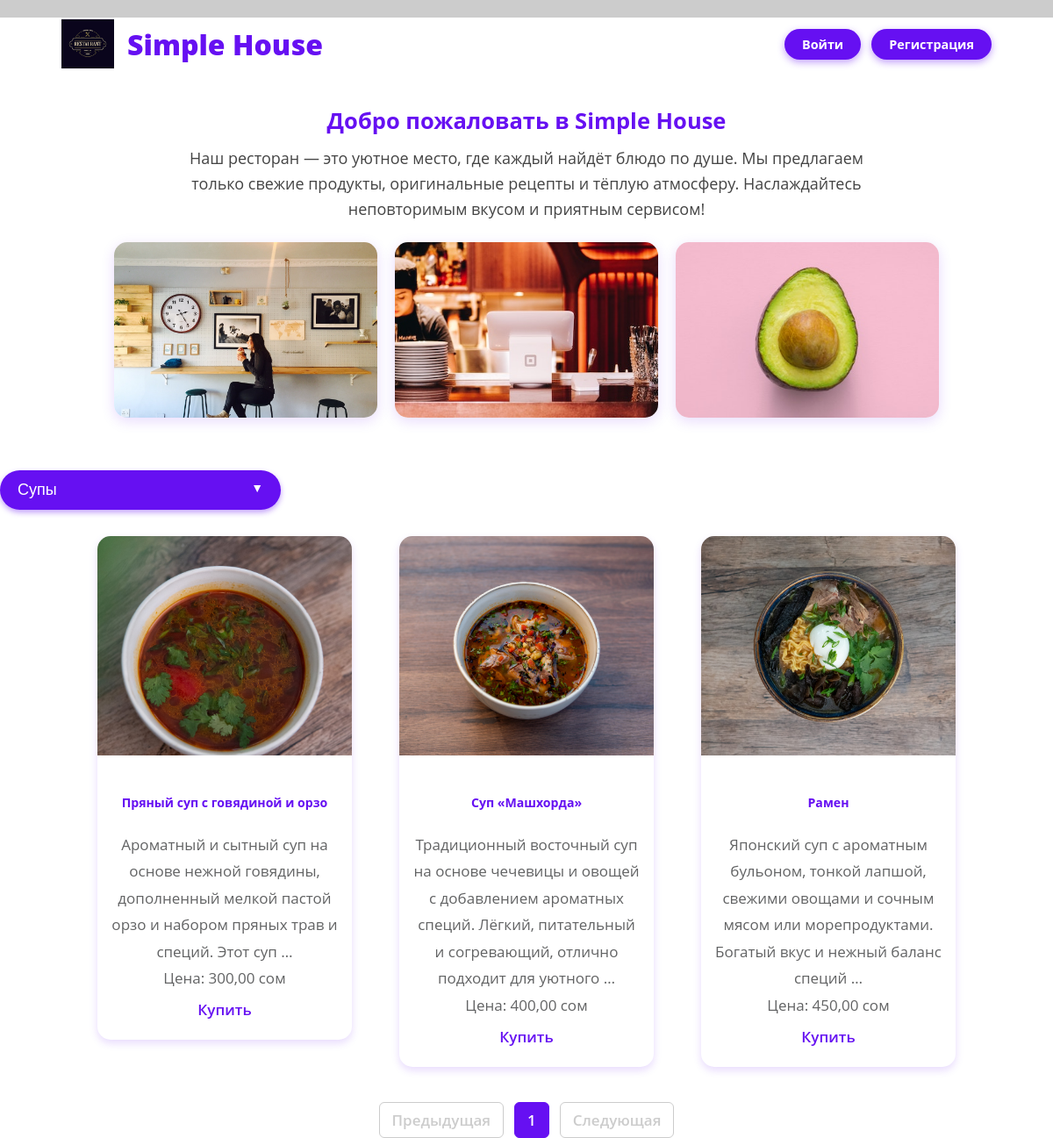
/dishes/dishes/syp/, run on the app's committed database.
### dishes/models.py (models this page shows, shortened)
class Category(models.Model):
    name = models.CharField(max_length=100, unique=True)
    slug = models.SlugField(max_length=100, unique=True)

class Dish(models.Model):
    title = models.CharField(max_length=100)
    category = models.ForeignKey(Category, on_delete=models.CASCADE, related_name='dishes')
    image = models.ImageField(upload_to='dishes_image/', null=True, blank=True)
    description = models.TextField()
    price = models.DecimalField(max_digits=8, decimal_places=2)
    is_available = models.BooleanField(default=True)

### dishes/views.py (the view)
def get_index(request, category_slug=None):
    categories = Category.objects.all()
    category = None
    dishes = Dish.objects.all()
    if category_slug:
        category = get_object_or_404(Category, slug=category_slug)
        dishes = dishes.filter(category=category)
    paginator = Paginator(dishes, 3)  # например, по 6 блюд на страницу
    page_number = request.GET.get('page')
    page_obj = paginator.get_page(page_number)
    context = {
        'categories': categories,
        'category': category,
        'page_obj': page_obj,
    }
    return render(request, 'dishes/index.html', context)

### dishes/templates/dishes/index.html (shortened to what this page needs)
{% load static %}
<!DOCTYPE html>
<html lang="ru">
<head>
  <link href="{% static 'css/templatemo-style.css' %}" rel="stylesheet" />
</head>
<body>
  <div class="container">
    <header>
      <img src="{% static 'img/simple-house-logo.png' %}" alt="Логотип Simple House" class="logo" />
      <h1>Simple House</h1>
      <div class="auth-buttons">
        {% if request.user.is_authenticated %}
          <a href="{% url 'logout' %}">Выйти</a>
        {% else %}
          <a href="{% url 'login' %}">Войти</a>
          <a href="{% url 'register' %}">Регистрация</a>
        {% endif %}
      </div>
    </header>
    <section class="about-section" aria-label="О ресторане">
      <h2>Добро пожаловать в Simple House</h2>
      <p>
        Наш ресторан — это уютное место, где каждый найдёт блюдо по душе. Мы предлагаем только свежие продукты,
        оригинальные рецепты и тёплую атмосферу. Наслаждайтесь неповторимым вкусом и приятным сервисом!
      </p>
      <div class="about-images">
        <img src="{% static 'img/about-05.jpg' %}" alt="Интерьер ресторана Simple House" />
        <img src="{% static 'img/about-06.jpg' %}" alt="Блюда Simple House" />
        <img src="{% static 'img/img-01.jpg' %}" alt="Довольные гости в Simple House" />
      </div>
    </section>
    <div class="dropdown" id="categoryDropdown">
      <button onclick="toggleDropdown()" class="dropdown-btn" id="dropdownBtn" aria-haspopup="true" aria-expanded="false"
        aria-controls="dropdownMenu">
        {% if category %}
          {{ category.name }}
        {% else %}
          Все категории
        {% endif %}
      </button>
    </div>
    <section class="dishes-section py-5 bg-light" aria-label="Меню блюд">
      <div class="row" style="gap: 24px; display: flex; flex-wrap: wrap; justify-content: center;">
        {% for dish in page_obj %}
          <div class="col-md-4" style="flex: 1 0 300px; max-width: 320px;">
            <div class="card h-100">
              {% if dish.image %}
                <img src="{{ dish.image.url }}" alt="{{ dish.title }}" class="card-img-top" />
              {% else %}
                <img src="{% static 'img/default-dish.jpg' %}" alt="Изображение отсутствует" class="card-img-top" />
              {% endif %}
              <div class="card-body d-flex flex-column justify-content-between" style="padding: 15px;">
                <div>
                  <h5 class="card-title text-center">{{ dish.title }}</h5>
                  <p class="card-text text-muted text-center">{{ dish.description|truncatewords:20 }}</p>
                </div>
                <div class="mt-3 text-center">
                  <p class="fs-5 fw-semibold text-success mb-3">Цена: {{ dish.price }} сом</p>
                  <a href="{% url 'dishes_detail' dish.id %}" class="btn btn-outline-primary rounded-pill px-4 py-2">Купить</a>
                </div>
              </div>
            </div>
          </div>
        {% empty %}
          <p style="text-align: center; color: #666; font-size: 18px;">Блюд пока что нет :(</p>
        {% endfor %}
      </div>
      <nav aria-label="Навигация по страницам" style="margin-top: 40px;">
        <ul class="pagination">
          {% if page_obj.has_previous %}
            <li>
              <a href="?page={{ page_obj.previous_page_number }}{% if category %}&category={{ category.slug }}{% endif %}">Предыдущая</a>
            </li>
          {% else %}
            <li class="disabled"><span>Предыдущая</span></li>
          {% endif %}
          {% for num in page_obj.paginator.page_range %}
            {% if page_obj.number == num %}
              <li class="active"><span>{{ num }}</span></li>
            {% else %}
              <li><a href="?page={{ num }}{% if category %}&category={{ category.slug }}{% endif %}">{{ num }}</a></li>
            {% endif %}
          {% endfor %}
          {% if page_obj.has_next %}
            <li>
              <a href="?page={{ page_obj.next_page_number }}{% if category %}&category={{ category.slug }}{% endif %}">Следующая</a>
            </li>
          {% else %}
            <li class="disabled"><span>Следующая</span></li>
          {% endif %}
        </ul>
      </nav>
    </section>
  </div>
</body>
</html>

### dishes/static/css/templatemo-style.css (style rules this page uses)
ul, nav, body, h1, h2, h4, h6, p, figure { margin: 0; padding: 0; }
a, button { transition: all 0.3s ease; }
html { box-sizing: border-box; -ms-overflow-style: scrollbar; }
*, *::before, *::after { box-sizing: inherit; }
.container { width: 100%; max-width: 1200px; margin-right: auto; margin-left: auto; }
.row { display: -ms-flexbox; display: flex; -ms-flex-wrap: wrap; flex-wrap: wrap; margin-left: -15px; margin-right: -15px; }
.col-lg-3, .col-lg-4, .col-lg-6, .col-md-4, .col-md-6, .col-sm-6, .col-12 { position: relative; width: 100%; padding-right: 15px; padding-left: 15px; }
@media (min-width: 768px) { .col-md-4 { -ms-flex: 0 0 33.333333%; flex: 0 0 33.333333%; max-width: 33.333333%; } }
.text-center { text-align: center; }
body { font-family: 'Open Sans', Arial, sans-serif; font-size: 17px; background-color: #ccc; overflow-x: hidden; }
.container { background-color: white; }
p, address { color: #626364; line-height: 1.8; }

### dishes/templates/dishes/index.html (style rules this page uses)
.dropdown { position: relative; display: inline-block; margin: 40px auto 30px; max-width: 320px; width: 100%; }
.dropdown-btn { background-color: #6610f2; color: white; padding: 12px 20px; font-size: 18px; border: none; border-radius: 25px; cursor: pointer; user-select: none; width: 100%; text-align: left; box-shadow: 0 3px 6px rgba(102, 16, 242, 0.4); transition: background-color 0.3s; }
.dropdown-btn:after { content: " ▼"; font-size: 14px; float: right; margin-left: 10px; }
.card { box-shadow: 0 4px 10px rgb(102 16 242 / 0.15); border-radius: 15px; overflow: hidden; transition: transform 0.2s; }
.card-img-top { height: 250px; object-fit: cover; width: 100%; }
.card-title { color: #6610f2; font-weight: 700; }
.btn-outline-primary { color: #6610f2; border-color: #6610f2; border-radius: 25px; padding: 8px 24px; font-weight: 600; transition: all 0.3s; text-decoration: none; display: inline-block; }
.pagination { display: flex; justify-content: center; list-style: none; padding: 0; margin-top: 30px; }
.pagination li { margin: 0 6px; }
.pagination a, .pagination span { display: block; padding: 8px 14px; border-radius: 6px; border: 1px solid #6610f2; color: #6610f2; text-decoration: none; font-weight: 600; transition: background-color 0.3s; }
.pagination .active span { background-color: #6610f2; color: white; cursor: default; border-color: #6610f2; }
.pagination .disabled span { color: #ccc; border-color: #ccc; cursor: default; }
.about-section { max-width: 1100px; margin: 40px auto 20px; padding: 0 20px; text-align: center; }
.about-section h2 { color: #6610f2; font-weight: 700; margin-bottom: 12px; }
.about-section p { color: #444; font-size: 18px; font-weight: 500; max-width: 800px; margin: 0 auto 24px; line-height: 1.6; }
.about-images { display: flex; justify-content: center; gap: 20px; flex-wrap: wrap; }
.about-images img { width: 300px; height: 200px; object-fit: cover; border-radius: 15px; box-shadow: 0 4px 15px rgb(102 16 242 / 0.15); transition: transform 0.3s ease; }
header { display: flex; align-items: center; gap: 15px; max-width: 1100px; margin: 20px auto; padding: 0 20px; }
header img.logo { width: 60px; height: 60px; object-fit: contain; }
header h1 { color: #6610f2; font-weight: 900; font-size: 2rem; margin: 0; }
.auth-buttons { margin-left: auto; display: flex; gap: 12px; align-items: center; }
.auth-buttons a { display: inline-block; padding: 8px 20px; font-weight: 700; font-size: 0.9rem; color: white; background-color: #6610f2; border-radius: 25px; text-decoration: none; box-shadow: 0 3px 8px rgba(102, 16, 242, 0.4); transition: background-color 0.3s, box-shadow 0.3s; user-select: none; }

### data on the page
Category: name "Супы"
Dish: image (picture), title "Пряный суп с говядиной и орзо", description "Ароматный и сытный суп на основе нежной говядины, дополненный мелкой пастой орзо и набором пряных трав и специй. Этот суп …", price "300,00"
Dish: image (picture), title "Суп «Машхорда»", description "Традиционный восточный суп на основе чечевицы и овощей с добавлением ароматных специй. Лёгкий, питательный и согревающий, отлично подходит для уютного …", price "400,00"
Dish: image (picture), title "Рамен", description "Японский суп с ароматным бульоном, тонкой лапшой, свежими овощами и сочным мясом или морепродуктами. Богатый вкус и нежный баланс специй …", price "450,00"

### other printed values
{{ num }} "1"
